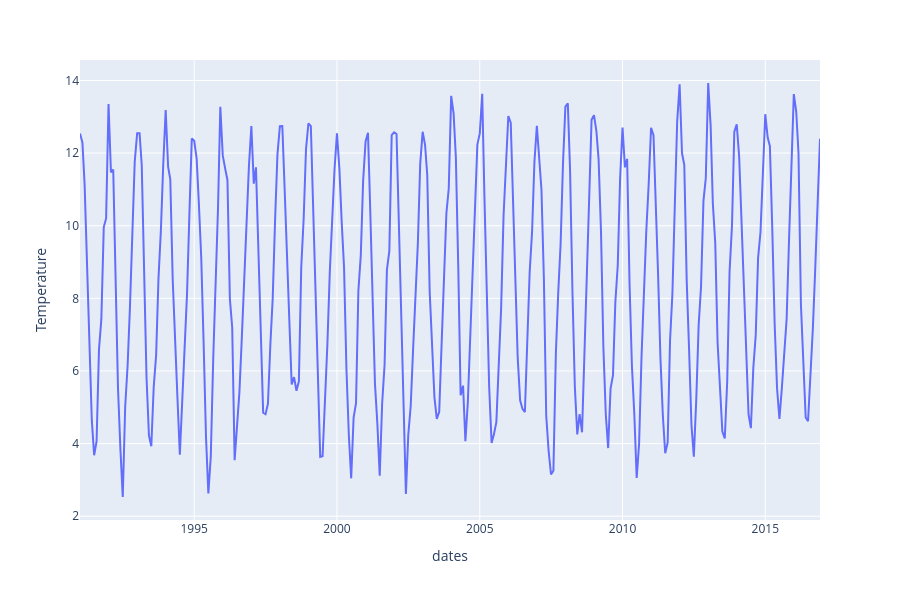

Write notebook code for a chart like this one.
### Code cell
import plotly.express as px

px.line(t_chile, x="dates", y="Temperature", height=600)

### Figure 1 — Plotly figure (JSON) as saved in the notebook; plotly's stock layout.template omitted (floating-point values rounded to 4 significant figures; data arrays with more than 128 entries replaced by an {"elided": "..."} marker saying what was removed)
{"data": [{"hovertemplate": "dates=%{x}<br>Temperature=%{y}<extra></extra>", "legendgroup": "", "line": {"color": "#636efa", "dash": "solid"}, "marker": {"symbol": "circle"}, "mode": "lines", "name": "", "orientation": "v", "showlegend": false, "type": "scatter", "x": {"elided": "312 str values"}, "xaxis": "x", "y": {"elided": "312 float values"}, "yaxis": "y"}], "layout": {"height": 600, "legend": {"tracegroupgap": 0}, "margin": {"t": 60}, "xaxis": {"anchor": "y", "domain": [0, 1], "title": {"text": "dates"}}, "yaxis": {"anchor": "x", "domain": [0, 1], "title": {"text": "Temperature"}}}}
